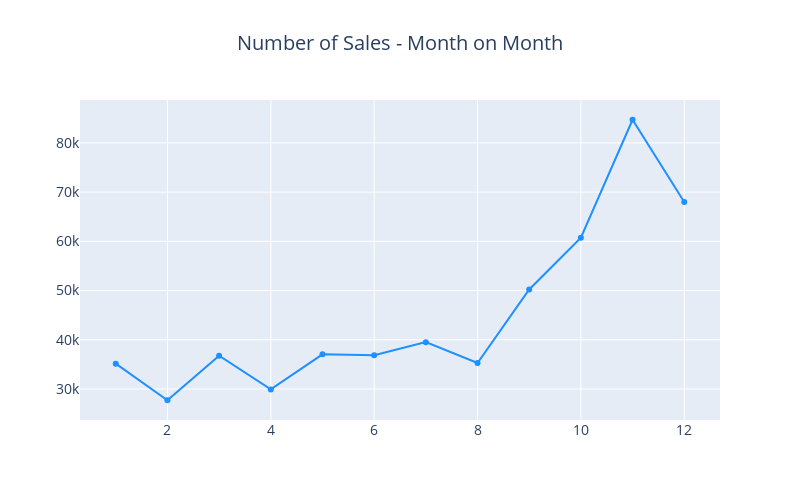

Notebook code cell kept with this figure:
### Code cell
temp_df = Data.groupby(["Month"])["TotalCost"].agg(["size","mean"]).reset_index()
temp_df["Month"] = pd.to_datetime(temp_df.Month, format='%b', errors='coerce').dt.month
temp_df = temp_df.sort_values(by="Month")



trace = go.Scatter(
    x=temp_df['Month'],
    y=temp_df['size'],
    marker=dict(
        color="#1E90FF",
    ),
)

layout = go.Layout(
    title=go.layout.Title(
        text="Number of Sales - Month on Month",
        x=0.5
    ),
    font=dict(size=14),
    width=800,
    height=500,
)

data = [trace]
fig = go.Figure(data=data, layout=layout)
py.iplot(fig, filename="funding")

### Figure 1 — Plotly figure (JSON) as saved in the notebook; plotly's stock layout.template omitted (floating-point values rounded to 4 significant figures)
{"data": [{"marker": {"color": "#1E90FF"}, "type": "scatter", "x": [1, 2, 3, 4, 5, 6, 7, 8, 9, 10, 11, 12], "y": [35147, 27707, 36748, 29916, 37030, 36874, 39518, 35284, 50226, 60742, 84711, 68006]}], "layout": {"font": {"size": 14}, "height": 500, "title": {"text": "Number of Sales - Month on Month", "x": 0.5}, "width": 800}}
